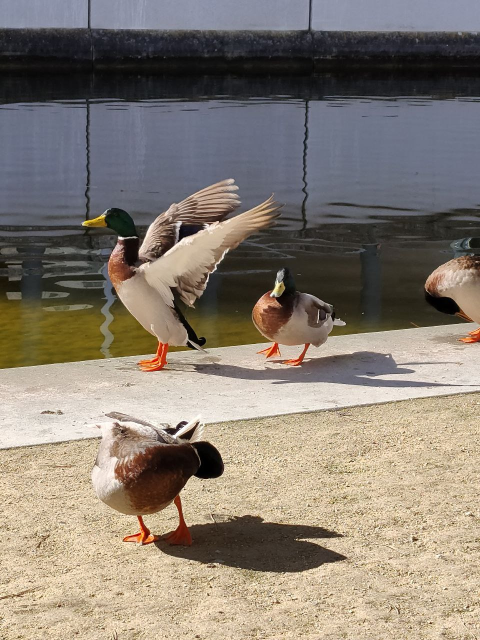
#> input picture ducks.jpg, 960 x 1280 px (shown at 1/2 size)
$ python main.py
#> lines starting #> are read from the running program, lines starting #| are printed output that depends on the picture; after the words box and inside, x2 and y2 are one past the last pixel; in counts of white or black regions, pixels touching at a corner belong together
import numpy as np
import cv2
import os
import matplotlib.pyplot as plt

plt.style.use("ggplot")

from matplotlib.widgets import Slider, Button, RadioButtons


class DrawStyle(object):
    def __init__(self, image_name):
#> called with image_name = 'ducks.jpg'
        self.min_edge = 50
        self.max_edge = 70
        self.k_size = 3
        self.k_iter = 1

        self.image_name = image_name.split(".")[0]
        self.scale_percent = 30
        image = cv2.imread(image_name)
#> image is the input picture: shape (1280, 960, 3); mean B, G, R 115.2, 126.2, 135.9
        self.image = image[:, :, ::-1]
        self.new_image = None
        self.edges_shown = False

    def reduce(self, img):
        """
        Reduces the size of the image for easier interactive showing
        """
        width = int(img.shape[1] * self.scale_percent / 100)
#> width = 288
        height = int(img.shape[0] * self.scale_percent / 100)
#> height = 384
        dim = (width, height)
#> dim = (288, 384)
        img = cv2.resize(img, dim)
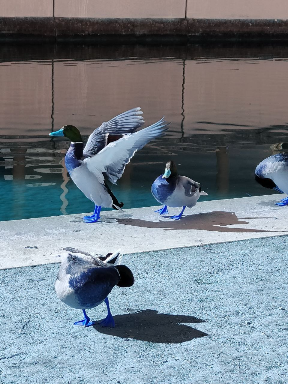
#> img: shape (384, 288, 3); mean of channels 0, 1, 2 135.8, 126.1, 115.1; drawn as B, G, R
        return img

    def get_edges(self):
        """
        Find the edges in the image
        """
        edges = cv2.Canny(self.image, self.min_edge, self.max_edge, L2gradient=True)
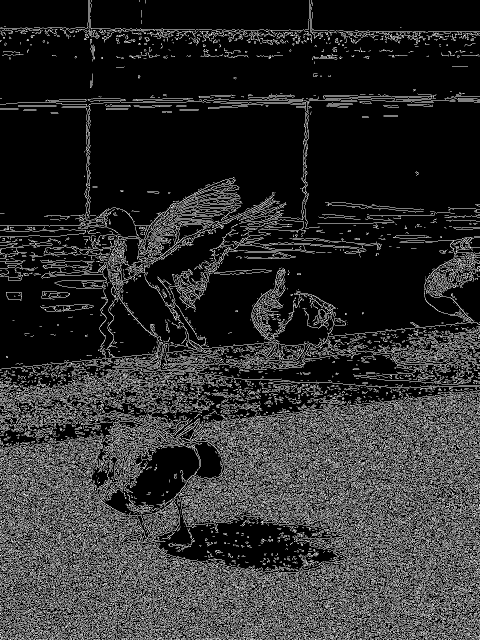
#> edges: shape (1280, 960) (shown at 1/2 size); 17.9% white in thin lines or dots
        edges = 255 - edges
#> edges: shape (1280, 960); 82.1% white; black in thin lines or dots

        kernel = np.ones((self.k_size, self.k_size), np.uint8)
        edges = cv2.erode(edges, kernel, iterations=self.k_iter)
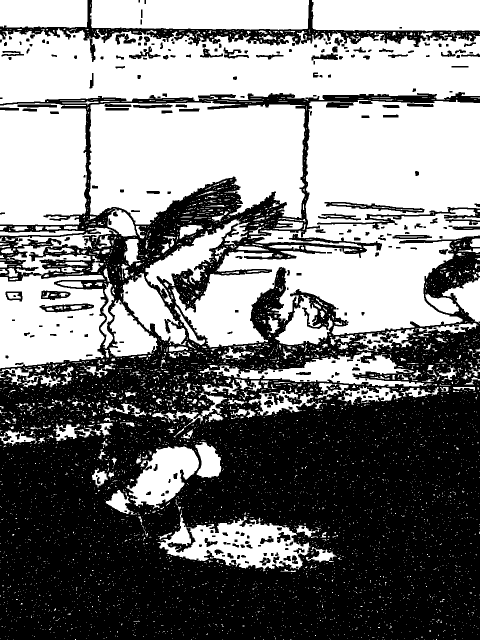
#> edges: shape (1280, 960) (shown at 1/2 size); 49.7% white; 5065 white regions (4700 under 20 px), largest, box (x1, y1, x2, y2) and area: (343, 199, 960, 695) 154697, (0, 57, 960, 208) 107596, (178, 201, 610, 449) 82945

        edges = edges / 255.0
        self.edges = np.expand_dims(edges, -1)
        return self.edges

    def apply_style(self):
        """
        Applies the selected style
        """
        edges = self.get_edges()
        self.new_image = self.image * edges
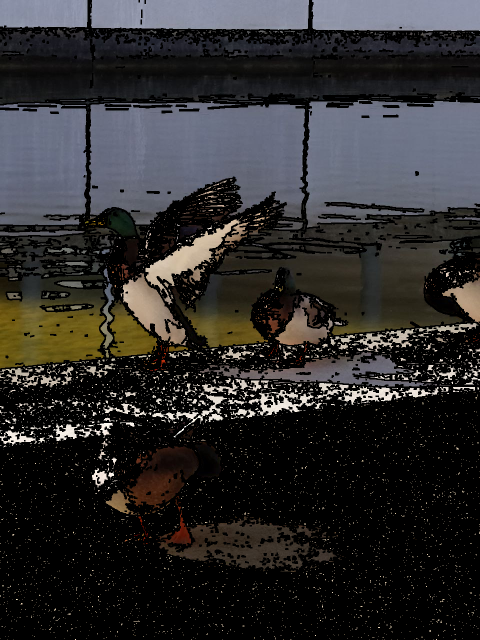
#> self.new_image: shape (1280, 960, 3) float64 (shown at 1/2 size); mean R, G, B 45.5, 44.4, 44.6
        random_edges = np.random.uniform(0, 255, size=np.r_[edges.shape[:2], 3])
        edges = np.bitwise_not(edges.astype(bool))
        # self.edges = random_edges * edges
        # self.new_image = self.new_image + self.edges
        self.new_image = self.new_image.astype(np.uint8)
        return self.new_image

    def main(self):
        """
        Main function.
        It makes an interactive interface to modify the image
        """
        fig, ax = plt.subplots(1, 2)
        plt.subplots_adjust(left=0.25, bottom=0.3)
        ax[0].margins(x=0)
        ax[1].margins(x=0)
        ax[0].axes.xaxis.set_visible(False)
        ax[0].axes.yaxis.set_visible(False)
        ax[1].axes.xaxis.set_visible(False)
        ax[1].axes.yaxis.set_visible(False)

        ax[0].imshow(self.reduce(self.image))
        ax[0].set_title("Original")
        self.apply_style()
        ax[1].imshow(self.reduce(self.new_image))
#> in reduce (call 2), `img = cv2.resize(img, dim)`:
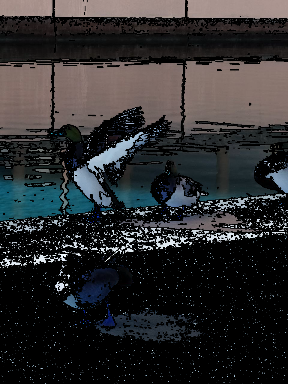
#> img: shape (384, 288, 3); mean of channels 0, 1, 2 45.4, 44.3, 44.5; drawn as B, G, R
        ax[1].set_title("Drawn")

        min_canny_ax = plt.axes([0.25, 0.1, 0.65, 0.03])
        max_canny_ax = plt.axes([0.25, 0.15, 0.65, 0.03])
        kernel_size_ax = plt.axes([0.25, 0.20, 0.65, 0.03])
        iterations_ax = plt.axes([0.25, 0.25, 0.65, 0.03])

        self.min_canny = Slider(
            min_canny_ax,
            "Min Canny",
            valmin=0,
            valmax=255,
            valinit=self.min_edge,
            valstep=1,
        )
        self.max_canny = Slider(
            max_canny_ax,
            "Max Canny",
            valmin=0,
            valmax=255,
            valinit=self.max_edge,
            valstep=1,
        )
        self.kernel_size = Slider(
            kernel_size_ax,
            "Kernel Size",
            valmin=1,
            valmax=10,
            valinit=self.k_size,
            valstep=1,
        )
        self.iterations = Slider(
            iterations_ax,
            "Kernel Iter",
            valmin=1,
            valmax=10,
            valinit=self.k_iter,
            valstep=1,
        )

        def update(val):
            self.min_edge = int(self.min_canny.val)
            self.max_edge = int(self.max_canny.val)
            self.k_size = int(self.kernel_size.val)
            self.k_iter = int(self.iterations.val)
            self.apply_style()
            if self.edges_shown:
                ax[1].imshow(self.reduce(self.edges[:, :, 0]), cmap="gray")
            else:
                ax[1].imshow(self.reduce(self.new_image))
            fig.canvas.draw_idle()

        resetax = plt.axes([0.8, 0.025, 0.1, 0.04])
        self.reset_button = Button(resetax, "Reset", hovercolor="0.975")

        def reset(event):
            self.min_canny.reset()
            self.max_canny.reset()
            self.kernel_size.reset()
            self.iterations.reset()

        self.reset_button.on_clicked(reset)

        edgesax = plt.axes([0.6, 0.025, 0.1, 0.04])
        self.edges_button = Button(edgesax, "Show Edges", hovercolor="0.975")

        def show_edges(event):
            if self.edges_shown:
                ax[1].imshow(self.reduce(self.new_image))
                self.edges_shown = False
            else:
                ax[1].imshow(self.reduce(self.edges[:, :, 0]), cmap="gray")
                self.edges_shown = True
            fig.canvas.draw_idle()

        self.edges_button.on_clicked(show_edges)

        saveax = plt.axes([0.4, 0.025, 0.1, 0.04])
        self.save_button = Button(saveax, "Save", hovercolor="0.975")

        def save(event):
            cv2.imwrite(
                "{}_drawn.jpg".format(self.image_name), self.new_image[:, :, ::-1]
            )
            # edges = np.repeat(self.edges, 3, axis=-1) * 255
            edges = self.edges * 255
            cv2.imwrite("{}_edges.jpg".format(self.image_name), edges.astype(np.uint8))

        self.save_button.on_clicked(save)

        self.min_canny.on_changed(update)
        self.max_canny.on_changed(update)
        self.kernel_size.on_changed(update)
        self.iterations.on_changed(update)
        plt.show()
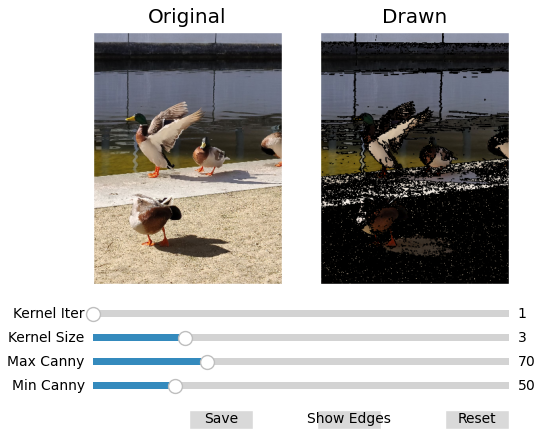
#> figure drawn by matplotlib, 6 panels


if __name__ == "__main__":
    image_name = "ducks.jpg"
    style = DrawStyle(image_name)
    style.main()
